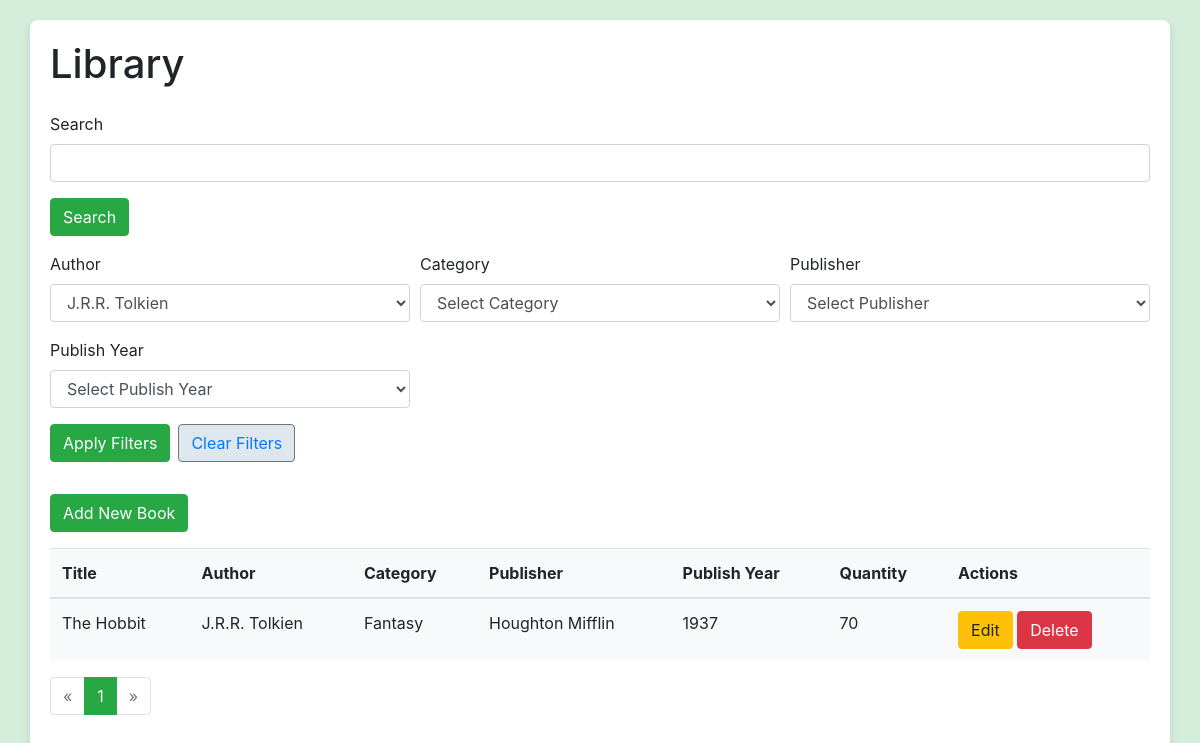
Page /index.php?author_filter=J.R.R. Tolkien on the committed database.
### tables this page shows
CREATE TABLE books (
    id INT AUTO_INCREMENT PRIMARY KEY,
    title NVARCHAR(255) NOT NULL,
    author_id INT NOT NULL,
    category_id INT NOT NULL,
    publisher NVARCHAR(255),
    publish_year YEAR,
    quantity INT,
    FOREIGN KEY (author_id) REFERENCES authors(id),
    FOREIGN KEY (category_id) REFERENCES categories(id)
);

CREATE TABLE authors (
    id INT AUTO_INCREMENT PRIMARY KEY,
    author_name NVARCHAR(255) NOT NULL,
    book_numbers INT
);

CREATE TABLE categories (
    id INT AUTO_INCREMENT PRIMARY KEY,
    category_name NVARCHAR(255) NOT NULL
);

### index.php (the view, shortened to what this page needs)
<?php
include 'db.php';
$items_per_page = 10;
$page = isset($_GET['page']) ? intval($_GET['page']) : 1;
$offset = ($page - 1) * $items_per_page;
$search_query = isset($_GET['search_query']) ? mysqli_real_escape_string($conn, $_GET['search_query']) : '';
$author_filter = isset($_GET['author_filter']) ? mysqli_real_escape_string($conn, $_GET['author_filter']) : '';
$category_filter = isset($_GET['category_filter']) ? mysqli_real_escape_string($conn, $_GET['category_filter']) : '';
$publisher_filter = isset($_GET['publisher_filter']) ? mysqli_real_escape_string($conn, $_GET['publisher_filter']) : '';
$publish_year_filter = isset($_GET['publish_year_filter']) ? mysqli_real_escape_string($conn, $_GET['publish_year_filter']) : '';
$count_query = "SELECT COUNT(*) as total FROM books
                JOIN authors ON books.author_id = authors.id
                JOIN categories ON books.category_id = categories.id
                WHERE books.is_deleted = 0
                AND (books.title LIKE '%$search_query%'
                OR authors.author_name LIKE '%$search_query%'
                OR categories.category_name LIKE '%$search_query%'
                OR books.publisher LIKE '%$search_query%'
                OR books.publish_year LIKE '%$search_query%')";
if (!empty($author_filter)) {
    $count_query .= " AND authors.author_name LIKE '%$author_filter%'";
}
$count_result = mysqli_query($conn, $count_query);
$total_items = mysqli_fetch_assoc($count_result)['total'];
$total_pages = ceil($total_items / $items_per_page);
$query = "SELECT books.id, books.title, authors.author_name, categories.category_name, books.publisher, books.publish_year, books.quantity
          FROM books
          JOIN authors ON books.author_id = authors.id
          JOIN categories ON books.category_id = categories.id
          WHERE books.is_deleted = 0
          AND (books.title LIKE '%$search_query%'
          OR authors.author_name LIKE '%$search_query%'
          OR categories.category_name LIKE '%$search_query%'
          OR books.publisher LIKE '%$search_query%'
          OR books.publish_year LIKE '%$search_query%')";
if (!empty($author_filter)) {
    $query .= " AND authors.author_name LIKE '%$author_filter%'";
}
$query .= " LIMIT $offset, $items_per_page";
$result = mysqli_query($conn, $query);
$authors_query = "SELECT DISTINCT author_name FROM authors";
$authors_result = mysqli_query($conn, $authors_query);
?>
<!DOCTYPE html>
<html lang="en">
<head>
    <link rel="stylesheet" href="https://maxcdn.bootstrapcdn.com/bootstrap/4.0.0/css/bootstrap.min.css">
</head>
<body>
    <div class="container">
        <h1 class="mb-4">Library</h1>
        <form class="mb-3" method="GET" action="index.php">
            <div class="form-group">
                <label for="search_query">Search</label>
                <input type="text" class="form-control" id="search_query" name="search_query" value="<?php echo htmlspecialchars($search_query); ?>">
            </div>
            <button type="submit" class="btn btn-primary">Search</button>
        </form>
        <form class="mb-3" method="GET" action="index.php">
            <div class="form-row">
                <div class="form-group col-md-4">
                    <label for="author_filter">Author</label>
                    <select class="form-control" id="author_filter" name="author_filter">
                        <?php while ($author = mysqli_fetch_assoc($authors_result)): ?>
                        <option value="<?php echo htmlspecialchars($author['author_name']); ?>" <?php echo ($author_filter == $author['author_name']) ? 'selected' : ''; ?>>
                            <?php echo htmlspecialchars($author['author_name']); ?>
                        </option>
                        <?php endwhile; ?>
                    </select>
                </div>
                <div class="form-group col-md-4">
                    <label for="category_filter">Category</label>
                    <select class="form-control" id="category_filter" name="category_filter">
                        <option value="">Select Category</option>
                    </select>
                </div>
                <div class="form-group col-md-4">
                    <label for="publisher_filter">Publisher</label>
                    <select class="form-control" id="publisher_filter" name="publisher_filter">
                        <option value="">Select Publisher</option>
                    </select>
                </div>
                <div class="form-group col-md-4">
                    <label for="publish_year_filter">Publish Year</label>
                    <select class="form-control" id="publish_year_filter" name="publish_year_filter">
                        <option value="">Select Publish Year</option>
                    </select>
                </div>
                <div class="form-group col-md-12 d-flex align-items-end">
                    <button type="submit" class="btn btn-primary mr-2">Apply Filters</button>
                    <a href="index.php" class="btn btn-clear">Clear Filters</a>
                </div>
            </div>
        </form>
        <a href="add_book.php" class="btn btn-primary mb-3">Add New Book</a>
        <table class="table">
            <thead>
                <tr>
                    <th>Title</th>
                    <th>Author</th>
                    <th>Category</th>
                    <th>Publisher</th>
                    <th>Publish Year</th>
                    <th>Quantity</th>
                    <th>Actions</th>
                </tr>
            </thead>
            <tbody>
                <?php while ($row = mysqli_fetch_assoc($result)): ?>
                <tr>
                    <td><?php echo htmlspecialchars($row['title']); ?></td>
                    <td><?php echo htmlspecialchars($row['author_name']); ?></td>
                    <td><?php echo htmlspecialchars($row['category_name']); ?></td>
                    <td><?php echo htmlspecialchars($row['publisher']); ?></td>
                    <td><?php echo htmlspecialchars($row['publish_year']); ?></td>
                    <td><?php echo htmlspecialchars($row['quantity']); ?></td>
                    <td>
                        <a href="edit_book.php?id=<?php echo $row['id']; ?>" class="btn btn-warning">Edit</a>
                        <button type="button" class="btn btn-danger" data-toggle="modal" data-target="#confirmDeleteModal" data-id="<?php echo $row['id']; ?>">Delete</button>
                    </td>
                </tr>
                <?php endwhile; ?>
            </tbody>
        </table>
        <nav aria-label="Page navigation">
            <ul class="pagination">
                <li class="page-item <?php echo ($page <= 1) ? 'disabled' : ''; ?>">
                    <a class="page-link" href="index.php?page=<?php echo $page - 1; ?>&search_query=<?php echo urlencode($search_query); ?>&author_filter=<?php echo urlencode($author_filter); ?>&category_filter=<?php echo urlencode($category_filter); ?>&publisher_filter=<?php echo urlencode($publisher_filter); ?>&publish_year_filter=<?php echo urlencode($publish_year_filter); ?>" aria-label="Previous">
                        <span aria-hidden="true">&laquo;</span>
                    </a>
                </li>
                <?php for ($i = 1; $i <= $total_pages; $i++): ?>
                <li class="page-item <?php echo ($i == $page) ? 'active' : ''; ?>">
                    <a class="page-link" href="index.php?page=<?php echo $i; ?>&search_query=<?php echo urlencode($search_query); ?>&author_filter=<?php echo urlencode($author_filter); ?>&category_filter=<?php echo urlencode($category_filter); ?>&publisher_filter=<?php echo urlencode($publisher_filter); ?>&publish_year_filter=<?php echo urlencode($publish_year_filter); ?>"><?php echo $i; ?></a>
                </li>
                <?php endfor; ?>
                <li class="page-item <?php echo ($page >= $total_pages) ? 'disabled' : ''; ?>">
                    <a class="page-link" href="index.php?page=<?php echo $page + 1; ?>&search_query=<?php echo urlencode($search_query); ?>&author_filter=<?php echo urlencode($author_filter); ?>&category_filter=<?php echo urlencode($category_filter); ?>&publisher_filter=<?php echo urlencode($publisher_filter); ?>&publish_year_filter=<?php echo urlencode($publish_year_filter); ?>" aria-label="Next">
                        <span aria-hidden="true">&raquo;</span>
                    </a>
                </li>
            </ul>
        </nav>
    </div>
</body>
</html>

### index.php (style rules this page uses)
body { background-color: #d4edda; }
.container { margin-top: 20px; background-color: #ffffff; padding: 20px; border-radius: 8px; box-shadow: 0 4px 8px rgba(0, 0, 0, 0.1); }
.table { background-color: #f8f9fa; }
.pagination .page-item.active .page-link { background-color: #28a745; border-color: #28a745; }
.pagination .page-link { color: #28a745; }
.btn-primary { background-color: #28a745; border-color: #28a745; }
.btn-warning { background-color: #ffc107; border-color: #ffc107; }
.btn-danger { background-color: #dc3545; border-color: #dc3545; }
.btn-clear { background-color: #dfe7ee; border-color: #6c757d; }

### rows in the picture
books: title "The Hobbit", author.author_name "J.R.R. Tolkien", category.category_name "Fantasy", publisher "Houghton Mifflin", publish_year "1937", quantity "70"

### other values in the picture
form field author_filter "J.R.R. Tolkien"
